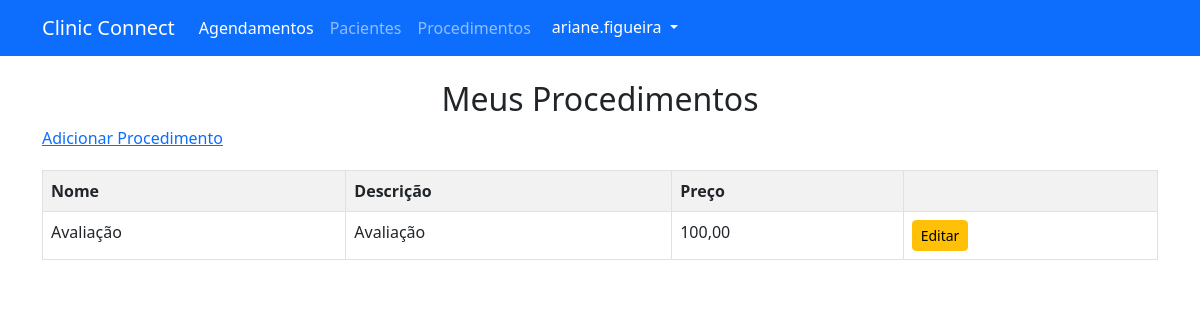
Screenshot of /procedimentos/ (signed in) with the database file from the repository.
### usuarios/models.py (models this page shows, shortened)
class UsuarioPersonalizado(AbstractUser):
    bio = models.TextField(blank=True, null=True)

class Procedimento(models.Model):
    nome = models.CharField(max_length=100)
    descricao = models.TextField(blank=True, null=True)
    preco = models.DecimalField(max_digits=10, decimal_places=2)
    usuario = models.ForeignKey(UsuarioPersonalizado, on_delete=models.CASCADE)

### usuarios/views.py (the view)
# urls.py: path('procedimentos/', listar_procedimentos, name='listar_procedimentos'),
@login_required
def listar_procedimentos(request):
    procedimentos = Procedimento.objects.filter(usuario=request.user)
    return render(request, 'usuarios/listar_procedimentos.html', {'procedimentos':procedimentos})

### usuarios/templates/usuarios/listar_procedimentos.html (shortened to what this page needs)
{% extends "usuarios/base.html" %}
{% block content %}
<h2>Meus Procedimentos</h2>
<a href="{% url 'cadastrar_procedimento' %}">Adicionar Procedimento</a>
<table class="table table-striped table-bordered">
    <tr>
        <th>Nome</th>
        <th>Descrição</th>
        <th>Preço</th>
        <th></th>
    </tr>
    {% for procedimento in procedimentos %}
        <tr>
            <td>{{ procedimento.nome }}</td>
            <td>{{ procedimento.descricao }}</td>
            <td>{{ procedimento.preco }}</td>
            <td>
                <a href="{% url 'editar_procedimento' procedimento.pk %}" class="btn btn-warning btn-sm">Editar</a>
            </td>
        </tr>
    {% empty %}
        <p>Nenhum procedimento cadastrado</p>
    {% endfor %}
</table>
{% endblock content %}

### usuarios/templates/usuarios/base.html (shortened to what this page needs)
{% load static %}
<!DOCTYPE html>
<html lang="pt-br">
<head>
    <link rel="stylesheet" type="text/css" href="{% static 'css/estilo.css' %}">
    <link rel="stylesheet" href="https://cdn.jsdelivr.net/npm/bootstrap@5.3.0/dist/css/bootstrap.min.css">
</head>
<body>
    <nav class="navbar navbar-expand-lg navbar-dark bg-primary">
        <div class="container">
          <a class="navbar-brand">Clinic Connect</a>
          {% if user.is_authenticated %}
          <div class="collapse navbar-collapse" id="navbarNavDropdown">
            <ul class="navbar-nav me-auto">
              <li class="nav-item">
                <a class="nav-link active" aria-current="page" href="{% url 'listar_agendamentos' %}">Agendamentos</a>
              </li>
              <li class="nav-item">
                <a class="nav-link" href="{% url 'listar_pacientes' %}">Pacientes</a>
              </li>
              <li class="nav-item">
                <a class="nav-link" href="{% url 'listar_procedimentos' %}">Procedimentos</a>
              </li>
                <div class="dropdown ms-auto">
                    <button class="btn btn-primary dropdown-toggle" type="button" id="userDropdown" data-bs-toggle="dropdown" aria-expanded="false">
                        {{ user.username }}
                    </button>
                </div>
            </ul>
          </div>
          {% endif %}
        </div>
      </nav>
    <div class="container mt-4">
        {% block content %}{% endblock content%}
    </div>
</body>
</html>

### usuarios/static/css/estilo.css (style rules this page uses)
body { font-family: Arial, sans-serif; background-color: #f4f4f4; margin: 0; padding: 0; }
h2 { color: #333; text-align: center; }
table { width: 80%; margin: 20px auto; border-collapse: collapse; background: white; }
th, td { padding: 10px; border: 1px solid #ddd; text-align: left; }
th { background-color: #007BFF; color: white; }
tr:nth-child(even) { background-color: #f9f9f9; }
.btn-primary { width: 100%; }

### rows the page displays
UsuarioPersonalizado: username "ariane.figueira"
Procedimento: nome "Avaliação", descricao "Avaliação", preco "100,00"
